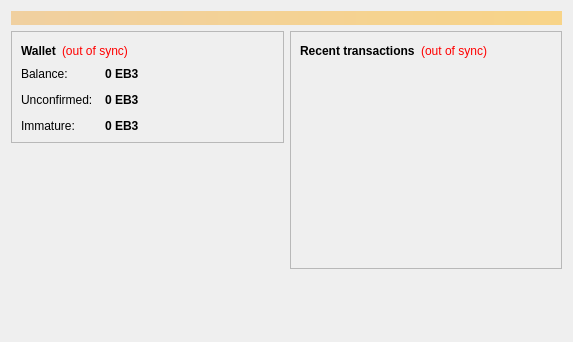
<?xml version="1.0" encoding="UTF-8"?>
<ui version="4.0">
 <class>OverviewPage</class>
 <widget class="QWidget" name="OverviewPage">
  <property name="geometry">
   <rect>
    <x>0</x>
    <y>0</y>
    <width>573</width>
    <height>342</height>
   </rect>
  </property>
  <property name="windowTitle">
   <string>Form</string>
  </property>
  <layout class="QVBoxLayout" name="topLayout">
   <item>
    <widget class="QLabel" name="labelAlerts">
     <property name="visible">
      <bool>false</bool>
     </property>
     <property name="styleSheet">
      <string notr="true">background-color: qlineargradient(x1: 0, y1: 0, x2: 1, y2: 0, stop:0 #F0D0A0, stop:1 #F8D488); color:#000000;</string>
     </property>
     <property name="wordWrap">
      <bool>true</bool>
     </property>
     <property name="margin">
      <number>3</number>
     </property>
    </widget>
   </item>
   <item>
    <layout class="QHBoxLayout" name="horizontalLayout" stretch="1,1">
     <item>
      <layout class="QVBoxLayout" name="verticalLayout_2">
       <item>
        <widget class="QFrame" name="frame">
         <property name="frameShape">
          <enum>QFrame::StyledPanel</enum>
         </property>
         <property name="frameShadow">
          <enum>QFrame::Raised</enum>
         </property>
         <layout class="QVBoxLayout" name="verticalLayout_4">
          <item>
           <layout class="QHBoxLayout" name="horizontalLayout_4">
            <item>
             <widget class="QLabel" name="label_5">
              <property name="font">
               <font>
                <weight>75</weight>
                <bold>true</bold>
               </font>
              </property>
              <property name="text">
               <string>Wallet</string>
              </property>
             </widget>
            </item>
            <item>
             <widget class="QLabel" name="labelWalletStatus">
              <property name="toolTip">
               <string>The displayed information may be out of date. Your wallet automatically synchronizes with the EB3COIN network after a connection is established, but this process has not completed yet.</string>
              </property>
              <property name="styleSheet">
               <string notr="true">QLabel { color: red; }</string>
              </property>
              <property name="text">
               <string notr="true">(out of sync)</string>
              </property>
              <property name="alignment">
               <set>Qt::AlignLeading|Qt::AlignLeft|Qt::AlignVCenter</set>
              </property>
             </widget>
            </item>
            <item>
             <spacer name="horizontalSpacer_2">
              <property name="orientation">
               <enum>Qt::Horizontal</enum>
              </property>
              <property name="sizeHint" stdset="0">
               <size>
                <width>40</width>
                <height>20</height>
               </size>
              </property>
             </spacer>
            </item>
           </layout>
          </item>
          <item>
           <layout class="QFormLayout" name="formLayout_2">
            <property name="fieldGrowthPolicy">
             <enum>QFormLayout::AllNonFixedFieldsGrow</enum>
            </property>
            <property name="horizontalSpacing">
             <number>12</number>
            </property>
            <property name="verticalSpacing">
             <number>12</number>
            </property>
            <item row="0" column="0">
             <widget class="QLabel" name="label">
              <property name="text">
               <string>Balance:</string>
              </property>
             </widget>
            </item>
            <item row="0" column="1">
             <widget class="QLabel" name="labelBalance">
              <property name="font">
               <font>
                <weight>75</weight>
                <bold>true</bold>
               </font>
              </property>
              <property name="cursor">
               <cursorShape>IBeamCursor</cursorShape>
              </property>
              <property name="toolTip">
               <string>Your current balance</string>
              </property>
              <property name="text">
               <string notr="true">0 EB3</string>
              </property>
              <property name="textInteractionFlags">
               <set>Qt::LinksAccessibleByMouse|Qt::TextSelectableByKeyboard|Qt::TextSelectableByMouse</set>
              </property>
             </widget>
            </item>
            <item row="1" column="0">
             <widget class="QLabel" name="label_3">
              <property name="text">
               <string>Unconfirmed:</string>
              </property>
             </widget>
            </item>
            <item row="1" column="1">
             <widget class="QLabel" name="labelUnconfirmed">
              <property name="font">
               <font>
                <weight>75</weight>
                <bold>true</bold>
               </font>
              </property>
              <property name="cursor">
               <cursorShape>IBeamCursor</cursorShape>
              </property>
              <property name="toolTip">
               <string>Total of transactions that have yet to be confirmed, and do not yet count toward the current balance</string>
              </property>
              <property name="text">
               <string notr="true">0 EB3</string>
              </property>
              <property name="textInteractionFlags">
               <set>Qt::LinksAccessibleByMouse|Qt::TextSelectableByKeyboard|Qt::TextSelectableByMouse</set>
              </property>
             </widget>
            </item>
            <item row="2" column="0">
             <widget class="QLabel" name="labelImmatureText">
              <property name="text">
               <string>Immature:</string>
              </property>
             </widget>
            </item>
            <item row="2" column="1">
             <widget class="QLabel" name="labelImmature">
              <property name="font">
               <font>
                <weight>75</weight>
                <bold>true</bold>
               </font>
              </property>
              <property name="toolTip">
               <string>Mined balance that has not yet matured</string>
              </property>
              <property name="text">
               <string notr="true">0 EB3</string>
              </property>
              <property name="textInteractionFlags">
               <set>Qt::LinksAccessibleByMouse|Qt::TextSelectableByKeyboard|Qt::TextSelectableByMouse</set>
              </property>
             </widget>
            </item>
           </layout>
          </item>
         </layout>
        </widget>
       </item>
       <item>
        <spacer name="verticalSpacer">
         <property name="orientation">
          <enum>Qt::Vertical</enum>
         </property>
         <property name="sizeHint" stdset="0">
          <size>
           <width>20</width>
           <height>40</height>
          </size>
         </property>
        </spacer>
       </item>
      </layout>
     </item>
     <item>
      <layout class="QVBoxLayout" name="verticalLayout_3">
       <item>
        <widget class="QFrame" name="frame_2">
         <property name="frameShape">
          <enum>QFrame::StyledPanel</enum>
         </property>
         <property name="frameShadow">
          <enum>QFrame::Raised</enum>
         </property>
         <layout class="QVBoxLayout" name="verticalLayout">
          <item>
           <layout class="QHBoxLayout" name="horizontalLayout_2">
            <item>
             <widget class="QLabel" name="label_4">
              <property name="text">
               <string>&lt;b&gt;Recent transactions&lt;/b&gt;</string>
              </property>
             </widget>
            </item>
            <item>
             <widget class="QLabel" name="labelTransactionsStatus">
              <property name="toolTip">
               <string>The displayed information may be out of date. Your wallet automatically synchronizes with the EB3COIN network after a connection is established, but this process has not completed yet.</string>
              </property>
              <property name="styleSheet">
               <string notr="true">QLabel { color: red; }</string>
              </property>
              <property name="text">
               <string notr="true">(out of sync)</string>
              </property>
              <property name="alignment">
               <set>Qt::AlignRight|Qt::AlignTrailing|Qt::AlignVCenter</set>
              </property>
             </widget>
            </item>
            <item>
             <spacer name="horizontalSpacer">
              <property name="orientation">
               <enum>Qt::Horizontal</enum>
              </property>
              <property name="sizeHint" stdset="0">
               <size>
                <width>40</width>
                <height>20</height>
               </size>
              </property>
             </spacer>
            </item>
           </layout>
          </item>
          <item>
           <widget class="QListView" name="listTransactions">
            <property name="styleSheet">
             <string notr="true">QListView { background: transparent; }</string>
            </property>
            <property name="frameShape">
             <enum>QFrame::NoFrame</enum>
            </property>
            <property name="verticalScrollBarPolicy">
             <enum>Qt::ScrollBarAlwaysOff</enum>
            </property>
            <property name="horizontalScrollBarPolicy">
             <enum>Qt::ScrollBarAlwaysOff</enum>
            </property>
            <property name="selectionMode">
             <enum>QAbstractItemView::NoSelection</enum>
            </property>
           </widget>
          </item>
         </layout>
        </widget>
       </item>
       <item>
        <spacer name="verticalSpacer_2">
         <property name="orientation">
          <enum>Qt::Vertical</enum>
         </property>
         <property name="sizeHint" stdset="0">
          <size>
           <width>20</width>
           <height>40</height>
          </size>
         </property>
        </spacer>
       </item>
      </layout>
     </item>
    </layout>
   </item>
  </layout>
 </widget>
 <resources/>
 <connections/>
</ui>
